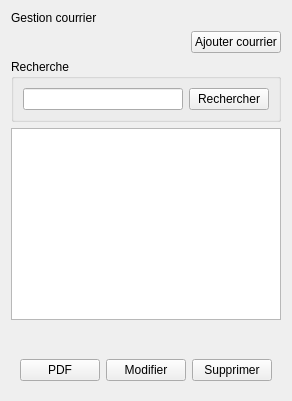
      <widget class="QWidget" name="page_4">
       <layout class="QGridLayout" name="gridLayout">
        <item row="0" column="0" colspan="2">
         <widget class="QLabel" name="label_245">
          <property name="styleSheet">
           <string notr="true">font: 22pt &quot;Nunito Sans&quot;;</string>
          </property>
          <property name="text">
           <string>Gestion courrier</string>
          </property>
         </widget>
        </item>
        <item row="1" column="0">
         <layout class="QHBoxLayout" name="horizontalLayout_106">
          <item>
           <spacer name="horizontalSpacer_43">
            <property name="orientation">
             <enum>Qt::Horizontal</enum>
            </property>
            <property name="sizeHint" stdset="0">
             <size>
              <width>40</width>
              <height>20</height>
             </size>
            </property>
           </spacer>
          </item>
         </layout>
        </item>
        <item row="1" column="1">
         <widget class="QPushButton" name="pushButton_Ajouter_Courrier">
          <property name="text">
           <string>Ajouter courrier</string>
          </property>
         </widget>
        </item>
        <item row="2" column="0" colspan="2">
         <widget class="QGroupBox" name="groupBox_100">
          <property name="title">
           <string>Recherche</string>
          </property>
          <layout class="QHBoxLayout" name="horizontalLayout_81">
           <item>
            <widget class="QLineEdit" name="lineEdit_76"/>
           </item>
           <item>
            <widget class="QPushButton" name="pushButton_Rechercher_Courrier">
             <property name="text">
              <string>Rechercher</string>
             </property>
            </widget>
           </item>
          </layout>
         </widget>
        </item>
        <item row="3" column="0" colspan="2">
         <widget class="QTableView" name="tableView_colis_2"/>
        </item>
        <item row="4" column="0" colspan="2">
         <widget class="QWidget" name="horizontalLayout_105" native="true">
          <layout class="QHBoxLayout" name="horizontalLayout_82"/>
         </widget>
        </item>
        <item row="5" column="0" colspan="2">
         <widget class="QWidget" name="groupBox_114" native="true">
          <layout class="QHBoxLayout" name="horizontalLayout_95">
           <item>
            <widget class="QPushButton" name="pushButton_131">
             <property name="text">
              <string>PDF</string>
             </property>
            </widget>
           </item>
           <item>
            <widget class="QPushButton" name="pushButton_Modifier_Courrier">
             <property name="text">
              <string>Modifier</string>
             </property>
            </widget>
           </item>
           <item>
            <widget class="QPushButton" name="pushButton_Supprimer_Courrier">
             <property name="text">
              <string>Supprimer</string>
             </property>
            </widget>
           </item>
          </layout>
         </widget>
        </item>
       </layout>
      </widget>
